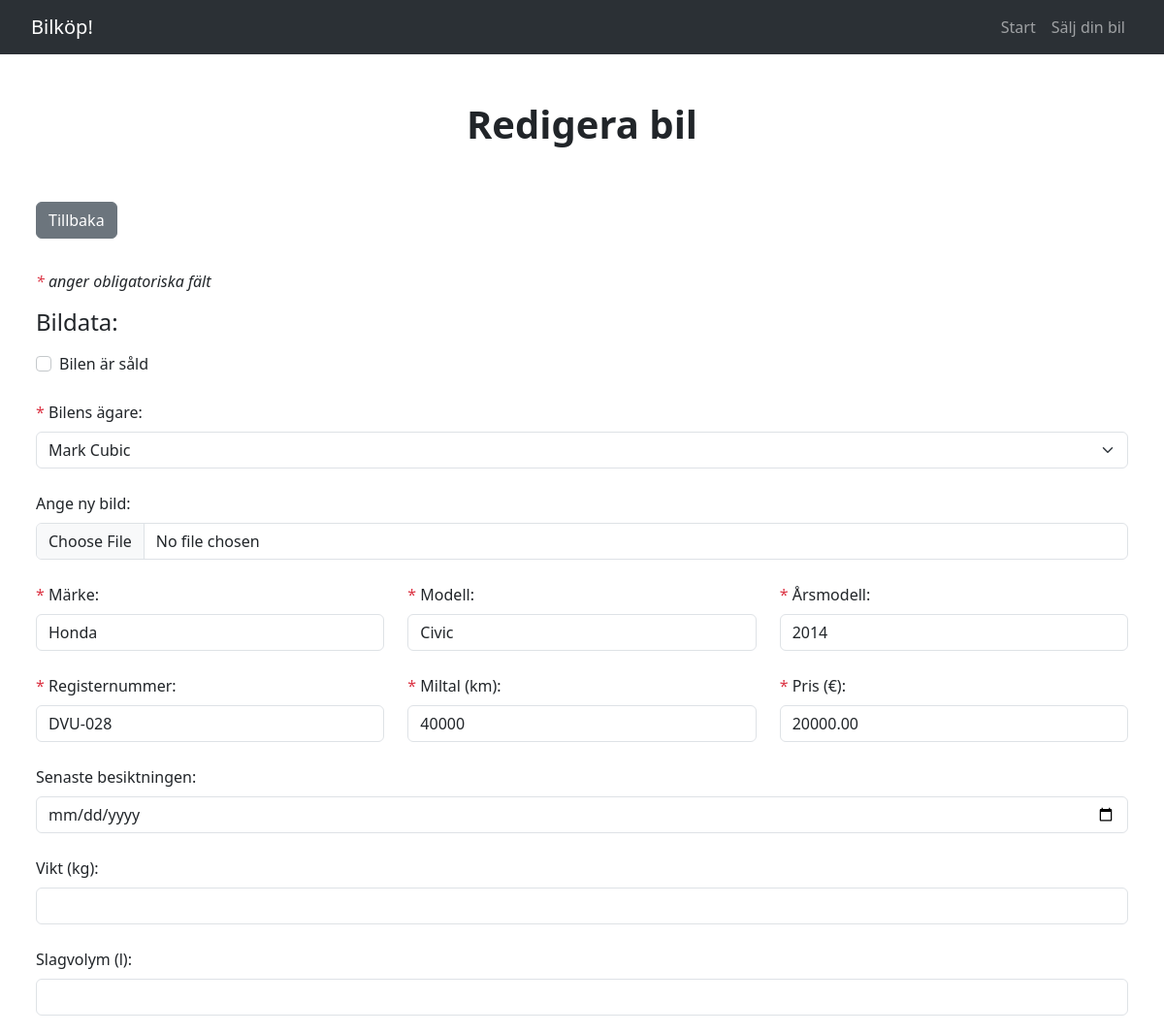
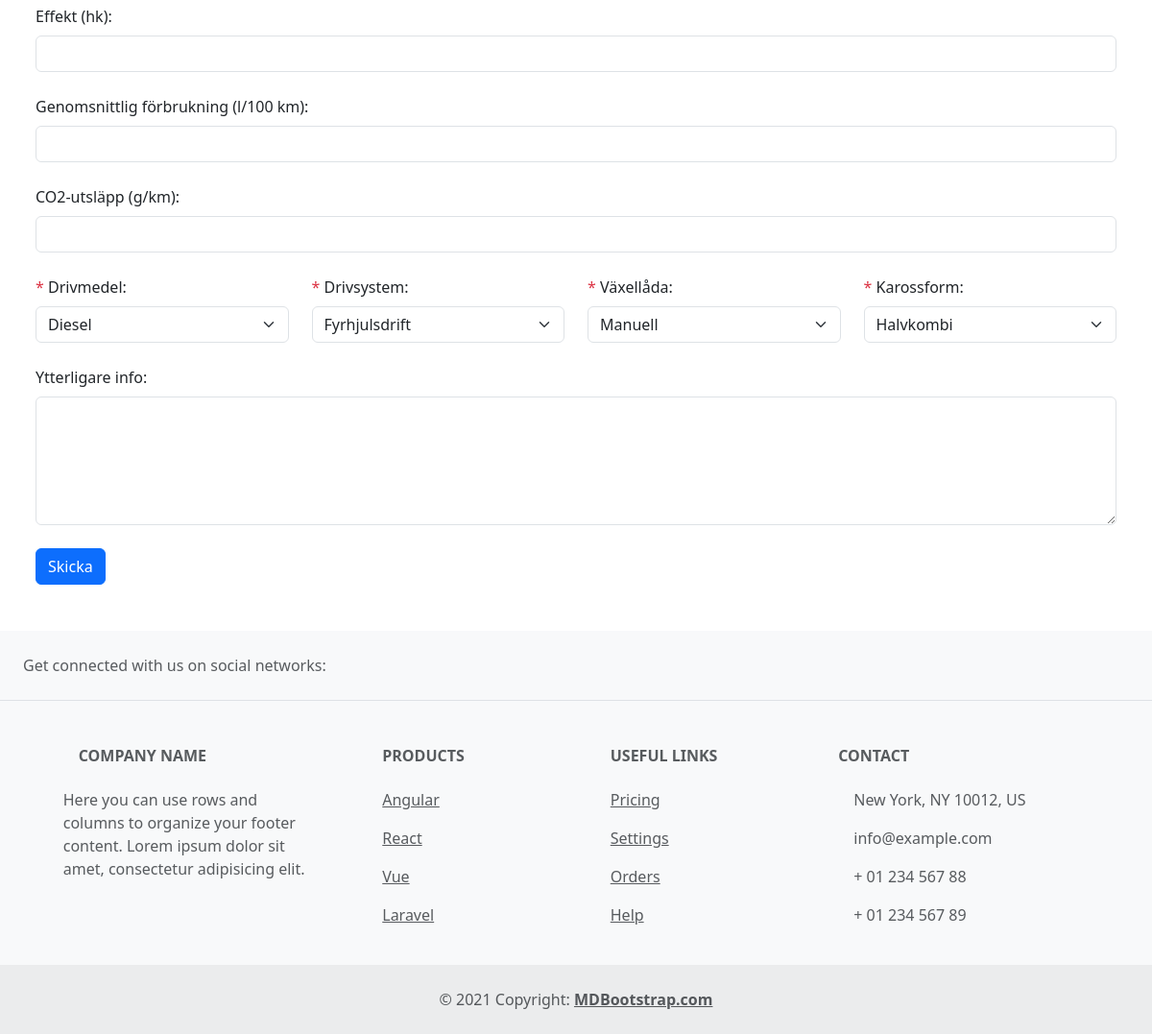
Screenshot of /editcar.php?carid=2 with the database file from the repository (2 pictures, top to bottom).
### tables this page shows
CREATE TABLE `table_cars` (
  `cars_id` int(11) NOT NULL,
  `cars_model` varchar(255) NOT NULL,
  `cars_brand` varchar(255) NOT NULL,
  `cars_mileage` int(11) NOT NULL,
  `cars_model_year` year(4) NOT NULL,
  `cars_price` decimal(10,2) NOT NULL,
  `cars_hp` int(11) NOT NULL,
  `cars_displacement` decimal(4,2) NOT NULL,
  `cars_license` varchar(255) NOT NULL,
  `cars_inspection_date` date NOT NULL,
  `cars_consumption` decimal(3,1) NOT NULL,
  `cars_emissions` int(11) NOT NULL,
  `cars_weight` int(11) NOT NULL,
  `cars_description` text NOT NULL,
  `cars_img` varchar(1000) NOT NULL,
  `cars_owner_fk` int(11) NOT NULL,
  `cars_drivetype_fk` int(11) NOT NULL,
  `cars_fueltype_fk` int(11) NOT NULL,
  `cars_transtype_fk` int(11) NOT NULL,
  `cars_body_style_fk` int(11) NOT NULL,
  `cars_sale_status` tinyint(1) NOT NULL
);

### includes/functions.php (the view, shortened to what this page needs)
<?php
function selectSingleCar($pdo, $currentId) {
	$stmt_getCarData = $pdo->prepare("SELECT table_cars.*, table_drive_type.drive_type_name AS drivetype, table_fuel_type.fuel_type_name AS fueltype, table_trans_type.trans_type_name AS transtype, table_body_style.body_style_name AS bodystyle
	FROM table_cars
	LEFT JOIN table_drive_type ON table_cars.cars_drivetype_fk = table_drive_type.drive_type_id
	LEFT JOIN table_fuel_type ON table_cars.cars_fueltype_fk = table_fuel_type.fuel_type_id
	LEFT JOIN table_trans_type ON table_cars.cars_transtype_fk = table_trans_type.trans_type_id
	LEFT JOIN table_body_style ON table_cars.cars_body_style_fk = table_body_style.body_style_id
	WHERE cars_id = :id");
	$stmt_getCarData->bindParam(':id', $currentId, PDO::PARAM_INT);
	$stmt_getCarData->execute();
	return $stmt_getCarData->fetch();
}
function selectExistingOwners($pdo) {
	$allOwnersArray = $pdo->query('SELECT * FROM table_owner')->fetchAll();
	return $allOwnersArray;
}
function populateOwnerField($owners, $carInfo = NULL) {
	$counter = 1;
	foreach ($owners as $owner) {
		$selected = '';
		if ($carInfo['cars_owner_fk'] == $counter) {
			$selected = 'selected';
		}
		echo "<option value='{$owner['owner_id']}' {$selected}>{$owner['owner_fname']} {$owner['owner_lname']}</option>";
		$counter++;
	}
}
function selectAttributes($pdo, $attributeTable) {
	$attributesQuery = "SELECT * FROM $attributeTable";
	$attributesArray = $pdo->query($attributesQuery)->fetchAll();
	return $attributesArray;
}
function populateAttributeField($attributes, $carInfo = NULL) {
	$keys = array_keys($attributes[0]);
	$counter = 1;
	foreach ($attributes as $attribute) {
		$selected = '';
		if ($keys[0] === "fuel_type_id" && isset($_POST['fuel']) && $_POST['fuel'] == $counter
		|| $keys[0] === "drive_type_id" && isset($_POST['drive-type']) && $_POST['drive-type'] == $counter
		|| $keys[0] === "trans_type_id" && isset($_POST['trans-type']) && $_POST['trans-type'] == $counter
		|| $keys[0] === "body_style_id" && isset($_POST['body-style']) && $_POST['body-style'] == $counter
		|| $keys[0] === "fuel_type_id" && isset($carInfo['cars_fueltype_fk']) && $carInfo['cars_fueltype_fk'] == $counter
		|| $keys[0] === "drive_type_id" && isset($carInfo['cars_drivetype_fk']) && $carInfo['cars_drivetype_fk'] == $counter
		|| $keys[0] === "trans_type_id" && isset($carInfo['cars_transtype_fk']) && $carInfo['cars_transtype_fk'] == $counter
		|| $keys[0] === "body_style_id" && isset($carInfo['cars_body_style_fk']) && $carInfo['cars_body_style_fk'] == $counter)
		{
			$selected = 'selected';
		}
		echo "<option value='{$attribute[$keys[0]]}' {$selected}>{$attribute[$keys[1]]}</option>";
		$counter++;
	}
}
?>

### editcar.php (shortened to what this page needs)
<?php
include_once 'includes/config.php';
include_once 'includes/functions.php';
$allOwnersArray = selectExistingOwners($pdo);
$allDriveTypes = selectAttributes($pdo, 'table_drive_type');
$allFuelTypes = selectAttributes($pdo, 'table_fuel_type');
$allTransTypes = selectAttributes($pdo, 'table_trans_type');
$allBodyStyles = selectAttributes($pdo, 'table_body_style');
$currentCarId = $_GET['carid'];
$carInfo = selectSingleCar($pdo, $currentCarId);
include_once 'includes/header.php';
?>
<div class="container main-content mt-5">
    <h1 class="text-center fw-bold mb-5">Redigera bil</h1>
    <a href='index.php' class='btn btn-secondary mt-2 mb-4 me-1'>Tillbaka</a>
    <p class="fst-italic mt-2"><span class="text-danger">*</span> anger obligatoriska fält</p>
    <h2 class="h4 mb-3">Bildata:</h2>
    <form action="" method="post" enctype="multipart/form-data">
        <div class="form-check">
            <input class="form-check-input border border-secondary-subtle" type="checkbox" id="sale-status" name="sale-status" value="sold" <?php if($carInfo['cars_sale_status'] == 1) {echo "checked";} ?>>
            <label for="sale-status" class="form-check-label">Bilen är såld</label><br><br>
        </div>
        <label for="existing-customer" class="form-label"><span class="text-danger">*</span> Bilens ägare:</label><br>
        <select class="form-select" name="existing-customer" id="existing-customer" required="required">
            <?php
            populateOwnerField($allOwnersArray, $carInfo);
            ?>
        </select><br>
        <div class="row">
            <div class="col">
                <label for="car-img" class="form-label"> Ange ny bild:</label><br>
                <input class="form-control" type="file" id="car-img" name="car-img"><br>
            </div>
        </div>
        <div class="row">
            <div class="col-sm-4">
                <label for="brand" class="form-label"><span class="text-danger">*</span> Märke:</label><br>
                <input class="form-control" type="text" id="brand" name="brand" placeholder="" value="<?php echo $carInfo['cars_brand'] ?>" required="required"><br>
            </div>
            <div class="col-sm-4">
                <label for="model" class="form-label"><span class="text-danger">*</span> Modell:</label><br>
                <input class="form-control" type="text" id="model" name="model" placeholder="" value="<?php echo $carInfo['cars_model'] ?>" required="required"><br>
            </div>
            <div class="col-sm-4">
                <label for="year" class="form-label"><span class="text-danger">*</span> Årsmodell:</label><br>
                <input class="form-control" type="text" id="year" name="year" placeholder="" value="<?php echo $carInfo['cars_model_year'] ?>" required="required"><br>
            </div>
        </div>
        <div class="row">
            <div class="col-sm-4">
                <label for="license" class="form-label"><span class="text-danger">*</span> Registernummer:</label><br>
                <input class="form-control" type="text" id="license" name="license" placeholder="ABC-123" value="<?php echo $carInfo['cars_license'] ?>" required="required"><br>
            </div>
            <div class="col-sm-4">
                <label for="mileage" class="form-label"><span class="text-danger">*</span> Miltal (km):</label><br>
                <input class="form-control" type="text" id="mileage" name="mileage" placeholder="" value="<?php echo $carInfo['cars_mileage'] ?>" required="required"><br>
            </div>
            <div class="col-sm-4">
                <label for="price" class="form-label"><span class="text-danger">*</span> Pris (€):</label><br>
                <input class="form-control" type="text" id="price" name="price" placeholder="" value="<?php echo $carInfo['cars_price'] ?>" required="required"><br>
            </div>
        </div>
        <label for="inspection" class="form-label">Senaste besiktningen:</label><br>
        <input class="form-control" type="date" id="inspection" name="inspection" value="<?php echo $carInfo['cars_inspection_date'] ?>"><br>
        <label for="weight" class="form-label">Vikt (kg):</label><br>
        <input class="form-control" type="text" id="weight" name="weight" placeholder="" value="<?php echo $carInfo['cars_weight'] ?>"><br>
        <label for="displacement" class="form-label">Slagvolym (l):</label><br>
        <input class="form-control" type="text" id="displacement" name="displacement" placeholder="" value="<?php echo $carInfo['cars_displacement'] ?>"><br>
        <label for="power" class="form-label">Effekt (hk):</label><br>
        <input class="form-control" type="text" id="horsepower" name="horsepower" placeholder="" value="<?php echo $carInfo['cars_hp'] ?>"><br>
        <label for="consumption" class="form-label">Genomsnittlig förbrukning (l/100 km):</label><br>
        <input class="form-control" type="text" id="consumption" name="consumption" value="<?php echo $carInfo['cars_consumption'] ?>"><br>
        <label for="emissions" class="form-label">CO2-utsläpp (g/km):</label><br>
        <input class="form-control" type="text" id="emissions" name="emissions" value="<?php echo $carInfo['cars_emissions'] ?>"><br>
        <div class="row">
            <div class="col-sm-6 col-md-3">
                <label for="fuel" class="form-label"><span class="text-danger">*</span> Drivmedel:</label><br>
                <select class="form-select" name="fuel" id="fuel" required="required">
                    <?php
                    populateAttributeField($allFuelTypes, $carInfo);
                    ?>
                </select><br>
            </div>
            <div class="col-sm-6 col-md-3">
                <label for="drive-type" class="form-label"><span class="text-danger">*</span> Drivsystem:</label><br>
                <select class="form-select" name="drive-type" id="drive-type" required="required">
                </select><br>
            </div>
            <div class="col-sm-6 col-md-3">
                <label for="trans-type" class="form-label"><span class="text-danger">*</span> Växellåda:</label><br>
                <select class="form-select" name="trans-type" id="trans-type" required="required">
                </select><br>
            </div>
            <div class="col-sm-6 col-md-3">
                <label for="body-style" class="form-label"><span class="text-danger">*</span> Karossform:</label><br>
                <select class="form-select" name="body-style" id="body-style" required="required">
                </select><br>
            </div>
        </div>
        <label for="additional-info" class="form-label">Ytterligare info:</label><br>
        <textarea class="form-control" id="additional-info" name="additional-info" rows="5" cols="30"><?php echo $carInfo['cars_description'] ?></textarea><br>
        <input class="btn btn-primary" type="submit" name="update-car" value="Skicka">
    </form>
</div>
<?php
include_once 'includes/footer.php';
?>

### css/style.css (style rules this page uses)
.main-content { max-width: 1150px; }

### rows the page displays
table_cars: brand "Honda", model "Civic", year "2014", license "DVU-028", mileage "40000", price "20000.00"

### other values shown
form field existing-customer "Mark Cubic"
form field fuel "Diesel"
form field drive-type "Fyrhjulsdrift"
form field trans-type "Manuell"
form field body-style "Halvkombi"
